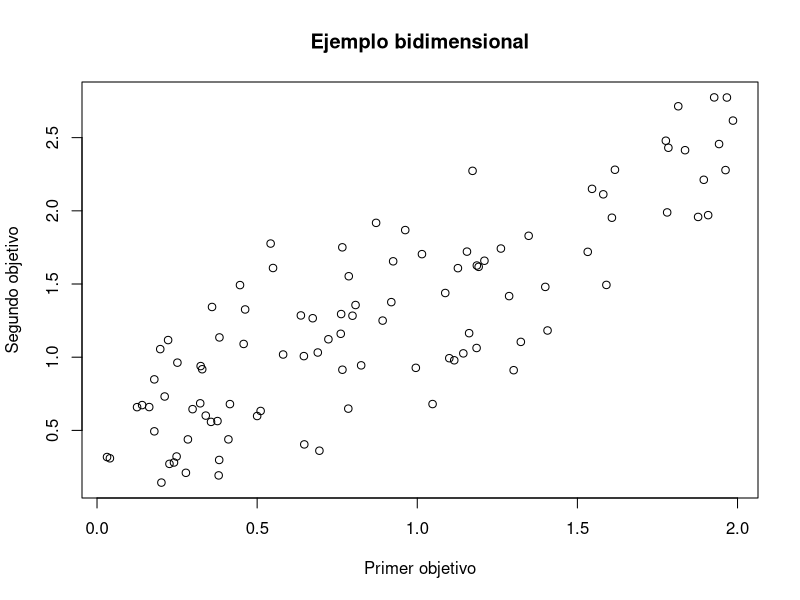

Write the R code that produced this figure.
pick.one <- function(x) {
    if (length(x) == 1) {
        return(x)
    } else {
        return(sample(x, 1))
    }
}
 
poli <- function(maxdeg, varcount, termcount) {
    f <- data.frame(variable=integer(), coef=integer(), degree=integer())
    for (t in 1:termcount) {
        var <- pick.one(1:varcount)
        deg <- pick.one(1:maxdeg)
        f <-  rbind(f, c(var, runif(1), deg))
    }
    names(f) <- c("variable", "coef", "degree")
    return(f)
}
 
eval <- function(pol, vars, terms) {
    value <- 0.0
    for (t in 1:terms) {
        term <- pol[t,]
        value <-  value + term$coef * vars[term$variable]^term$degree
    }
    return(value)
}
 
vc <- 4
md <- 3
tc <- 5
k <- 2 # cuantas funciones objetivo
obj <- list()
for (i in 1:k) {
    obj[[i]] <- poli(vc, md, tc)
}
n <- 100 # cuantas soluciones aleatorias
sol <- matrix(runif(vc * n), nrow=n, ncol=vc)
val <- matrix(rep(NA, k * n), nrow=n, ncol=k)
for (i in 1:n) { # evaluamos las soluciones
    for (j in 1:k) { # para todos los objetivos
        val[i, j] <- eval(obj[[j]], sol[i,], tc)
    }
}
png("p11_init.png")
plot(val[,1], val[,2], xlab="Primer objetivo", ylab="Segundo objetivo",
     main="Ejemplo bidimensional")
graphics.off() 
